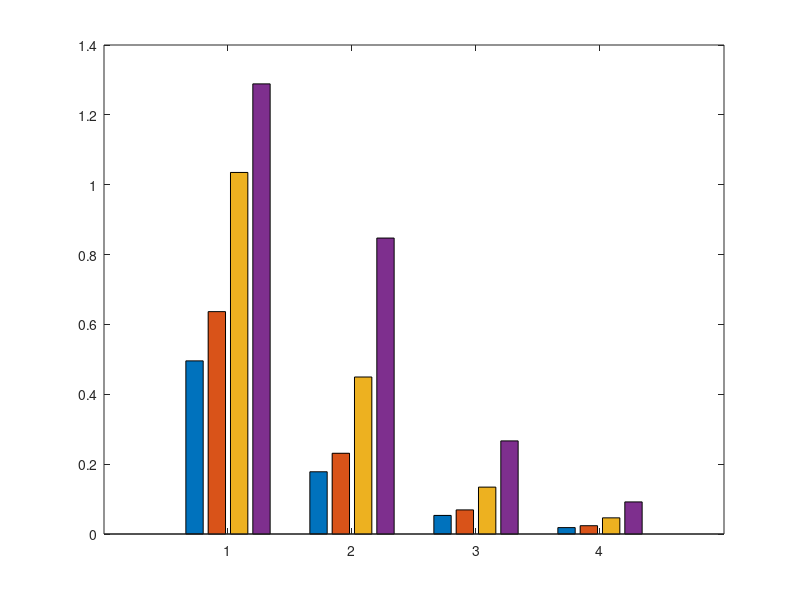

Write the MATLAB code that produced this figure. (Note: this script raises an error after producing the figure.)
% offset = 0.6; % [-pi:0.2:pi];
N_realizations = 100;
N = 100000;   % number of measurements
URA_size = [36, 64, 256, 1024];
M = sqrt(URA_size); % antenna size, per side
Nmeas = [1e2 1e3 1e4 1e5];
% max_accumulation_err = zeros(length(Nmeas), length(URA_size), N_realizations);
est_err = zeros(URA_size(end), length(Nmeas), length(URA_size), N_realizations);

for jj=1:N_realizations
    rng(jj);
    path_ang = -45+90*rand(N,1);
    % ensure no wrapping around 2*pi (slides 28)
    rel_phase_adj_ant = exp(1j*pi*sin(pi*path_ang/180)); 
    for ii=1:length(Nmeas)
        % Per antenna, accumulating measurements into one complex number works 
        x = angle(mean(rel_phase_adj_ant(1:Nmeas(ii))));
        % assume the middle antenna as the reference antenna
        max_accumulation_err(ii, :, jj) = x*(2*(ceil(M/2)-1)); 
        
        for kk=1:length(URA_size)
            est_err(1:URA_size(kk), ii, kk, jj) = reshape(exp(1j*x*([0:M(kk)-1]-M(kk)/2)).*exp(1j*x*([0:M(kk)-1]-M(kk)/2).'), [], 1); 
        end
    end
end

% fig = figure('Units','inches', 'Position', [1 1 16 4]);
% for kk=1:length(URA_size)
%     subplot(1,length(URA_size),kk)
%     tmp = mean(abs(angle(est_err(1:URA_size(kk),:,kk,:))), 4);
%     semilogx(Nmeas, median(tmp, 1)); hold on;
%     semilogx(Nmeas, max(tmp, [], 1), '--'); hold on;
%     xlabel("# measurements");
%     ylabel("estimation error (rad)");
%     legend(["median", "max"]);
%     title("URA size "+string(URA_size(kk)));
% end
% exportgraphics(fig,"~/Downloads/mmw-calibration-sim/figures/2.png",'Resolution',300);

data = [];
data.Nmeas = Nmeas;
data.URA_size = URA_size;
data.dp = zeros(length(Nmeas), length(URA_size));
for kk=1:length(URA_size)
    tmp = squeeze(rms(angle(est_err(1:URA_size(kk),:,kk,:)), 1));
    tmp = mean(tmp,2);
    data.dp(:,kk) = tmp;
end
% save("d7.mat","data");
fig = figure('Units','inches', 'Position', [1 1 10 4]);
bar(data.dp); legend("array size "+string(data.URA_size));
set(gca, 'XTickLabel', string(data.Nmeas))
xlabel("Number of measurements"); ylabel("Average RMS estimation error (rad)");
%% test uniform distribution
ang = [-60:1:60];
steer = zeros(32, length(ang));
pa = get_phased_array(60.48e9);
steer = steervec(pa.getElementPosition()/(physconst('LightSpeed')/60.48e9), ...
        [ang;zeros(1,length(ang))]);

load("../mmw-calibration-sim/cal32_new_taoffice.mat"); % somhow this still works for node 1 mod 5
% PA.PHASE_CAL(PA.ACTIVE_ANT) = calibration_vec;
new_steer = steer./exp(1j.*calibration_vec.');
% rng(4);
% new_steer2 = steer./exp(1j.*2*pi*rand(32,1));
% new_steer4 = exp(1j.*2*pi*rand(32,1));


data = [];
data.steer = steer;
data.new_steer = new_steer;
data.ang = ang;
% save("d6_2.mat", "data");
fig=figure;
subplot(121); tmp = abs(data.steer'*data.steer).'; imagesc([data.ang(1) data.ang(end)],[data.ang(1) data.ang(end)],tmp./max(tmp)); colorbar;
subplot(122); tmp = abs(data.new_steer'*data.steer).'; imagesc([data.ang(1) data.ang(end)],[data.ang(1) data.ang(end)],tmp./max(tmp)); colorbar;
% subplot(133); tmp = abs(new_steer2'*steer).'; imagesc(tmp./max(tmp)); colorbar;
han=axes(fig,'visible','off'); 
han.Title.Visible='on';
han.XLabel.Visible='on';
han.YLabel.Visible='on';
ylabel(han,"ground truth angle");
xlabel(han,"Estimated angle");
% title(han,'yourTitle');


% n = [100:200:700];
% our_cal = zeros(32, length(n));
% for ii=1:length(n)
%     load(sprintf("../mmw-calibration-sim/newcal_%d.mat", n(ii)) );
%     our_cal(:, ii) = exp(1j.*cal_refant_26);
% end
% a1 = exp(1j.*calibration_vec.')./exp(1j*calibration_vec(26));
% a2 = our_cal(:,4);
% figure; plot(angle([a1./a2]))
% idx = [10, 17, 27,28];
% % idx = [3,4,20,24,29];
% residual = a1(idx)./our_cal(idx, :);
% figure; plot(n, abs(angle(residual.'))); legend("ant"+string(idx));
% xticks(n);

%% strategy for selecting samples to approximate uniform distribution
load("../mmw-calibration-sim/cal32_new_taoffice.mat"); % somhow this still works for node 1 mod 5
gnd_truth = (exp(1j.*calibration_vec)./exp(1j*calibration_vec(26))).';
% load("data2.mat");

rng('default') % For reproducibility
d = [];
base = 4000;
mu = 34; sigma = 13; r = random('Normal',mu,sigma,10*base, 1); d = [d; r];
% mu = 50; sigma = 6; r = random('Normal',mu,sigma,1000, 1); d = [d; r];
% mu = 40; sigma = 10; r = random('Uniform',-40,60,30000, 1); d = [d; r];
mu = -12; sigma = 8; r = random('Normal',mu,sigma,2*base, 1); d = [d; r];
mu = -41; sigma = 12; r = random('Normal',mu,sigma,4*base, 1); d = [d; r];
mu = 0; sigma = 10; r = random('Uniform',-60,60,5*base, 1); d = [d; r];
d = d(abs(d)<=60);
histogram(d);

pa = get_phased_array(60.48e9);
A = conj(steervec(pa.getElementPosition()/(physconst('LightSpeed')/60.48e9), ...
        [d.'; zeros(1, length(d))]));

tmp_data = [];
tmp_data.az = d;
tmp_data.el = zeros(length(d),1);
tmp_data.sv = A.*gnd_truth;

ang = [-60:1:60];
cand_idx = -999*ones(length(ang), 1000);
steer = steervec(pa.getElementPosition()/(physconst('LightSpeed')/60.48e9), [ang;zeros(1,length(ang))]);

v = tmp_data.sv'*steer; 
[M, I] = max(v, [], 2);
for ii=1:length(ang)
%     cands = find(I==ii);
    cands = find(d==ang(ii));
    m = min(length(cands), size(cand_idx, 2));
    cand_idx(ii, 1:m ) = cands(1:m);
end
% exclude = find(cand_idx(:,5)==-999);
% select = setdiff([1:length(ang)], exclude);
% assert(isempty(find(cand_idx(select,5)==-999)))
% new_idx = [reshape(cand_idx(select,1:5), [], 1)];

% figure; subplot(121); histogram(d, length(ang)); subplot(122); histogram(d(new_idx)); ang(exclude)
% exclude_origin = find(cand_idx(:,5)==-999);
[N,edges] = histcounts(d,length(ang));
[N2,edges2] = histcounts(ang(I),length(ang));

x = sum(ang(I)>=edges2(1:end-1).' & ang(I)<=edges2(2:end).' & (N2>5).', 1);
% [N3,edges3] = histcounts(d(find(x~=0)),edges2);
[N3,edges3] = histcounts(ang(I(find(x~=0))),edges2);


min_cnt = min(N2(N2>10));
y = ang(I);
new_idx = [];
for ii=1:length(N2)
    tmp = find(y>edges2(ii) & y<edges2(ii+1));
%     fprintf("%d, %d\n",ii,length(tmp));
    if length(tmp) >= min_cnt
        new_idx = [new_idx tmp(1:min_cnt)];
    end
end
% [N4,edges4] = histcounts(ang(I(new_idx)),edges2);
[N4,edges4] = histcounts(d(new_idx),edges2);
fprintf("average az angle %.2f %.2f\n", mean(d), mean(d(new_idx)));

figure; subplot(131); plot(edges(1:end-1), N); 
subplot(132); plot(edges2(1:end-1), N2);
subplot(133); plot(edges4(1:end-1), N4);

rng(0);
[res,  az_err, el_err] = helper(tmp_data, randperm(length(d)), A);
[res2,  az_err2, el_err2] = helper(tmp_data, new_idx(randperm(length(new_idx))), A);
% size(new_idx)
% figure; plot(abs(az_err)); hold on; plot(abs(az_err2));

figure; plot(rms(angle(res./gnd_truth), 1)); hold on; xlim([0 40])
plot(rms(angle(res2./gnd_truth), 1)); hold on;

data = [];
data.ang = d;
data.cal_vec1 = res(:, 1:40);
data.cal_vec2 = res2(:, 1:40);
data.gnd_truth = gnd_truth;
save("d6.mat", "data");
load("d6.mat");
figure; 
subplot(121); 
histogram(data.ang); xlabel("Path angle (degree)"); ylabel("Count"); title("Unknown Distribution"); 
xlim([-60 60]); xticks(-60:30:60);
subplot(122);
plot([1:size(data.cal_vec1, 2)]*100, rms(angle(data.cal_vec1./data.gnd_truth), 1)); hold on;
plot([1:size(data.cal_vec2, 2)]*100, rms(angle(data.cal_vec2./data.gnd_truth), 1)); hold on;
xlim([0 size(data.cal_vec2, 2)*100]); legend(["wo/ selection strategy", "w/ selection strategy"]);
xlabel("Number of measurements"); ylabel("RMS phase error (rad)");
%% test
figure;
load("../mmw-calibration-sim/cal32_new_taoffice.mat"); % somhow this still works for node 1 mod 5
diff = (exp(1j.*calibration_vec(az_idx_set1))./exp(1j*calibration_vec(az_idx_set2))).';
plot(abs(angle(diff))./pi);


